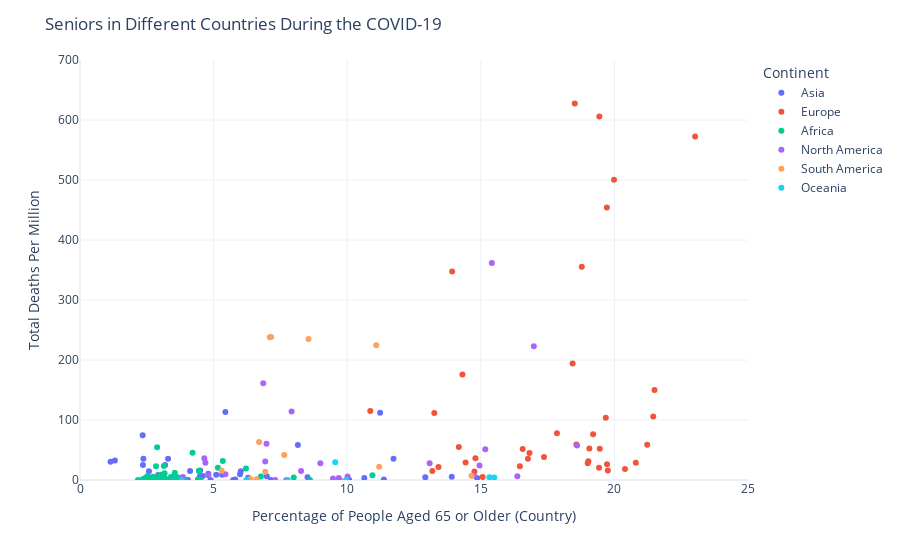

The notebook cell saved with this chart:
### Code cell
fig = px.scatter(countries_data_number_index, x="Aged 65 or older",y="Total Deaths Per Million", color="Continent",
                hover_name="Country",size_max=45,range_x=[0,25],range_y=[0,700],
                title = '',template='plotly_white',
                )
fig.update_layout(
  title='Seniors in Different Countries During the COVID-19',
  xaxis_title_text='Percentage of People Aged 65 or Older (Country)', yaxis_title_text='Total Deaths Per Million'
)


fig.show()

### Figure 1 — Plotly figure (JSON) as saved in the notebook; plotly's stock layout.template omitted (floating-point values rounded to 4 significant figures)
{"data": [{"hovertemplate": "<b>%{hovertext}</b><br><br>Continent=Asia<br>Aged 65 or older=%{x}<br>Total Deaths Per Million=%{y}<extra></extra>", "hovertext": ["Afghanistan", "Armenia", "Azerbaijan", "Bahrain", "Bangladesh", "Bhutan", "Brunei", "Cambodia", "China", "Georgia", "India", "Indonesia", "Iran", "Iraq", "Israel", "Japan", "Jordan", "Kazakhstan", "Kuwait", "Kyrgyzstan", "Laos", "Lebanon", "Malaysia", "Maldives", "Mongolia", "Myanmar", "Nepal", "Oman", "Pakistan", "Palestine", "Philippines", "Qatar", "Saudi Arabia", "Singapore", "South Korea", "Sri Lanka", "Syria", "Taiwan", "Tajikistan", "Thailand", "Timor", "Turkey", "United Arab Emirates", "Uzbekistan", "Vietnam", "Yemen"], "legendgroup": "Asia", "marker": {"color": "#636efa", "symbol": "circle"}, "mode": "markers", "name": "Asia", "orientation": "v", "showlegend": true, "type": "scatter", "x": [2.581, 11.23, 6.018, 2.372, 5.098, 4.885, 4.591, 4.412, 10.64, 14.86, 5.989, 5.319, 5.44, 3.186, 11.73, 27.05, 3.81, 6.991, 2.345, 4.489, 4.029, 8.514, 6.293, 4.12, 4.031, 5.732, 5.809, 2.355, 4.495, 3.043, 4.803, 1.307, 3.295, 12.92, 13.91, 10.07, null, null, 3.466, 11.37, 3.556, 8.153, 1.144, 4.469, 7.15, 2.922], "xaxis": "x", "y": [14.62, 112.0, 14.6, 35.26, 8.653, 0, 6.857, 0, 3.223, 3.509, 9.604, 8.88, 113.2, 25.18, 35.24, 7.527, 0.882, 6.284, 74.7, 5.671, 0, 4.688, 3.738, 14.8, 0, 0.11, 0.755, 25.07, 15.85, 0.98, 10.49, 32.63, 35.33, 4.444, 5.461, 0.514, 0.4, 0.294, 5.452, 0.831, 0, 58.42, 30.43, 0.568, 0, 8.516], "yaxis": "y"}, {"hovertemplate": "<b>%{hovertext}</b><br><br>Continent=Europe<br>Aged 65 or older=%{x}<br>Total Deaths Per Million=%{y}<extra></extra>", "hovertext": ["Albania", "Andorra", "Austria", "Belarus", "Belgium", "Bosnia and Herzegovina", "Bulgaria", "Croatia", "Cyprus", "Czech Republic", "Denmark", "Estonia", "Faeroe Islands", "Finland", "France", "Germany", "Gibraltar", "Greece", "Guernsey", "Hungary", "Iceland", "Ireland", "Isle of Man", "Italy", "Jersey", "Kosovo", "Latvia", "Liechtenstein", "Lithuania", "Luxembourg", "Macedonia", "Malta", "Moldova", "Monaco", "Montenegro", "Netherlands", "Norway", "Poland", "Portugal", "Romania", "Russia", "San Marino", "Serbia", "Slovakia", "Slovenia", "Spain", "Sweden", "Switzerland", "Ukraine", "United Kingdom", "Vatican"], "legendgroup": "Europe", "marker": {"color": "#EF553B", "symbol": "circle"}, "mode": "markers", "name": "Europe", "orientation": "v", "showlegend": true, "type": "scatter", "x": [13.19, null, 19.2, 14.8, 18.57, 16.57, 20.8, 19.72, 13.42, 19.03, 19.68, 19.45, null, 21.23, 19.72, 21.45, null, 20.4, null, 18.58, 14.43, 13.93, null, 23.02, null, null, 19.75, null, 19.0, 14.31, 13.26, 19.43, 10.86, null, 14.76, 18.78, 16.82, 16.76, 21.5, 17.85, 14.18, null, 17.37, 15.07, 19.06, 19.44, 19.98, 18.44, 16.46, 18.52, null], "xaxis": "x", "y": [14.94, 673.0, 76.39, 36.3, 836.6, 51.51, 28.64, 26.06, 21.69, 31.38, 103.6, 52.02, 0, 58.84, 454.0, 106.0, 0, 18.23, 193.9, 59.0, 29.3, 347.3, 282.2, 572.4, 306.7, 17.07, 15.9, 26.22, 27.92, 175.7, 111.8, 20.38, 115.0, 127.4, 14.33, 355.4, 45.01, 35.56, 149.9, 77.97, 54.83, 1238.0, 38.21, 5.129, 52.43, 605.8, 500.3, 194.1, 22.73, 627.4, 0], "yaxis": "y"}, {"hovertemplate": "<b>%{hovertext}</b><br><br>Continent=Africa<br>Aged 65 or older=%{x}<br>Total Deaths Per Million=%{y}<extra></extra>", "hovertext": ["Algeria", "Angola", "Benin", "Botswana", "Burkina Faso", "Burundi", "Cameroon", "Cape Verde", "Central African Republic", "Chad", "Comoros", "Congo", "Cote d'Ivoire", "Democratic Republic of Congo", "Djibouti", "Egypt", "Equatorial Guinea", "Eritrea", "Ethiopia", "Gabon", "Gambia", "Ghana", "Guinea", "Guinea-Bissau", "Kenya", "Lesotho", "Liberia", "Libya", "Madagascar", "Malawi", "Mali", "Mauritania", "Mauritius", "Morocco", "Mozambique", "Namibia", "Niger", "Nigeria", "Rwanda", "Sao Tome and Principe", "Senegal", "Seychelles", "Sierra Leone", "Somalia", "South Africa", "South Sudan", "Sudan", "Swaziland", "Tanzania", "Togo", "Tunisia", "Uganda", "Western Sahara", "Zambia", "Zimbabwe"], "legendgroup": "Africa", "marker": {"color": "#00cc96", "symbol": "circle"}, "mode": "markers", "name": "Africa", "orientation": "v", "showlegend": true, "type": "scatter", "x": [6.211, 2.405, 3.244, 3.941, 2.409, 2.562, 3.165, 4.46, 3.655, 2.486, 2.963, 3.402, 2.933, 3.02, 4.213, 5.159, 2.846, 3.607, 3.526, 4.45, 2.339, 3.385, 3.135, 3.002, 2.686, 4.506, 3.057, 4.424, 2.929, 2.979, 2.519, 3.138, 10.95, 6.769, 3.158, 3.552, 2.553, 2.751, 2.974, 2.886, 3.008, 8.606, 2.538, 2.731, 5.344, 3.441, 3.548, 3.163, 3.108, 2.839, 8.001, 2.168, null, 2.48, 2.822], "xaxis": "x", "y": [19.09, 0.243, 0.907, 0.425, 2.535, 0.084, 11.3, 14.39, 4.762, 4.505, 5.75, 5.074, 1.858, 1.385, 45.55, 20.58, 22.81, 0, 0.626, 15.28, 0.828, 2.735, 2.056, 8.638, 2.25, 0, 6.525, 1.455, 0.469, 0.418, 5.382, 23.23, 7.863, 5.771, 0.128, 0, 2.768, 2.455, 0.154, 54.75, 4.897, 0, 6.644, 5.537, 31.65, 3.037, 11.88, 4.31, 0.352, 1.57, 4.231, 0, 1.674, 0.598, 0.404], "yaxis": "y"}, {"hovertemplate": "<b>%{hovertext}</b><br><br>Continent=North America<br>Aged 65 or older=%{x}<br>Total Deaths Per Million=%{y}<extra></extra>", "hovertext": ["Anguilla", "Antigua and Barbuda", "Aruba", "Bahamas", "Barbados", "Belize", "Bermuda", "Bonaire Sint Eustatius and Saba", "British Virgin Islands", "Canada", "Cayman Islands", "Costa Rica", "Cuba", "Curacao", "Dominica", "Dominican Republic", "El Salvador", "Greenland", "Grenada", "Guatemala", "Haiti", "Honduras", "Jamaica", "Mexico", "Montserrat", "Nicaragua", "Panama", "Puerto Rico", "Saint Kitts and Nevis", "Saint Lucia", "Saint Vincent and the Grenadines", "Sint Maarten (Dutch part)", "Trinidad and Tobago", "Turks and Caicos Islands", "United States", "United States Virgin Islands"], "legendgroup": "North America", "marker": {"color": "#ab63fa", "symbol": "circle"}, "mode": "markers", "name": "North America", "orientation": "v", "showlegend": true, "type": "scatter", "x": [null, 6.933, 13.09, 8.996, 14.95, 3.853, null, null, null, 16.98, null, 9.468, 14.74, 16.37, null, 6.981, 8.273, null, 7.304, 4.694, 4.8, 4.652, 9.684, 6.857, null, 5.445, 7.918, 15.17, null, 9.721, 7.724, null, 10.01, null, 15.41, 18.6], "xaxis": "x", "y": [0, 30.64, 28.1, 27.97, 24.36, 5.03, 144.5, 0, 33.07, 222.8, 15.22, 2.356, 7.504, 6.094, 0, 60.38, 15.11, 0, 0, 28.69, 7.718, 36.15, 3.377, 161.2, 200.0, 9.661, 114.3, 51.38, 0, 0, 0, 349.8, 5.716, 25.83, 361.7, 57.46], "yaxis": "y"}, {"hovertemplate": "<b>%{hovertext}</b><br><br>Continent=South America<br>Aged 65 or older=%{x}<br>Total Deaths Per Million=%{y}<extra></extra>", "hovertext": ["Argentina", "Bolivia", "Brazil", "Chile", "Colombia", "Ecuador", "Falkland Islands", "Guyana", "Paraguay", "Peru", "Suriname", "Uruguay", "Venezuela"], "legendgroup": "South America", "marker": {"color": "#FFA15A", "symbol": "circle"}, "mode": "markers", "name": "South America", "orientation": "v", "showlegend": true, "type": "scatter", "x": [11.2, 6.704, 8.552, 11.09, 7.646, 7.104, null, 5.305, 6.378, 7.151, 6.933, 14.65, 6.614], "xaxis": "x", "y": [21.95, 63.39, 235.1, 224.7, 41.78, 238.0, 0, 15.26, 1.823, 238.4, 13.64, 7.197, 1.161], "yaxis": "y"}, {"hovertemplate": "<b>%{hovertext}</b><br><br>Continent=Oceania<br>Aged 65 or older=%{x}<br>Total Deaths Per Million=%{y}<extra></extra>", "hovertext": ["Australia", "Fiji", "French Polynesia", "Guam", "New Caledonia", "New Zealand", "Northern Mariana Islands", "Papua New Guinea"], "legendgroup": "Oceania", "marker": {"color": "#19d3f3", "symbol": "circle"}, "mode": "markers", "name": "Oceania", "orientation": "v", "showlegend": true, "type": "scatter", "x": [15.5, 6.224, 7.775, 9.551, 9.954, 15.32, null, 3.808], "xaxis": "x", "y": [4, 0, 0, 29.62, 0, 4.562, 34.75, 0], "yaxis": "y"}], "layout": {"legend": {"title": {"text": "Continent"}, "tracegroupgap": 0}, "margin": {"t": 60}, "title": {"text": "Seniors in Different Countries During the COVID-19"}, "xaxis": {"anchor": "y", "domain": [0, 1], "range": [0, 25], "title": {"text": "Percentage of People Aged 65 or Older (Country)"}}, "yaxis": {"anchor": "x", "domain": [0, 1], "range": [0, 700], "title": {"text": "Total Deaths Per Million"}}}}
